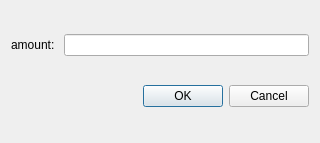
<?xml version="1.0" encoding="UTF-8"?>
<ui version="4.0">
 <class>AddCreditWindow</class>
 <widget class="QDialog" name="AddCreditWindow">
  <property name="geometry">
   <rect>
    <x>0</x>
    <y>0</y>
    <width>320</width>
    <height>143</height>
   </rect>
  </property>
  <property name="windowTitle">
   <string>Dialog</string>
  </property>
  <layout class="QVBoxLayout" name="verticalLayout">
   <item>
    <layout class="QHBoxLayout" name="horizontalLayout">
     <item>
      <widget class="QLabel" name="label">
       <property name="text">
        <string>amount: </string>
       </property>
      </widget>
     </item>
     <item>
      <widget class="QLineEdit" name="lineEdit"/>
     </item>
    </layout>
   </item>
   <item>
    <widget class="QDialogButtonBox" name="buttonBox">
     <property name="orientation">
      <enum>Qt::Horizontal</enum>
     </property>
     <property name="standardButtons">
      <set>QDialogButtonBox::Cancel|QDialogButtonBox::Ok</set>
     </property>
    </widget>
   </item>
  </layout>
 </widget>
 <resources/>
 <connections>
  <connection>
   <sender>buttonBox</sender>
   <signal>accepted()</signal>
   <receiver>AddCreditWindow</receiver>
   <slot>accept()</slot>
   <hints>
    <hint type="sourcelabel">
     <x>248</x>
     <y>254</y>
    </hint>
    <hint type="destinationlabel">
     <x>157</x>
     <y>274</y>
    </hint>
   </hints>
  </connection>
  <connection>
   <sender>buttonBox</sender>
   <signal>rejected()</signal>
   <receiver>AddCreditWindow</receiver>
   <slot>reject()</slot>
   <hints>
    <hint type="sourcelabel">
     <x>316</x>
     <y>260</y>
    </hint>
    <hint type="destinationlabel">
     <x>286</x>
     <y>274</y>
    </hint>
   </hints>
  </connection>
 </connections>
</ui>
